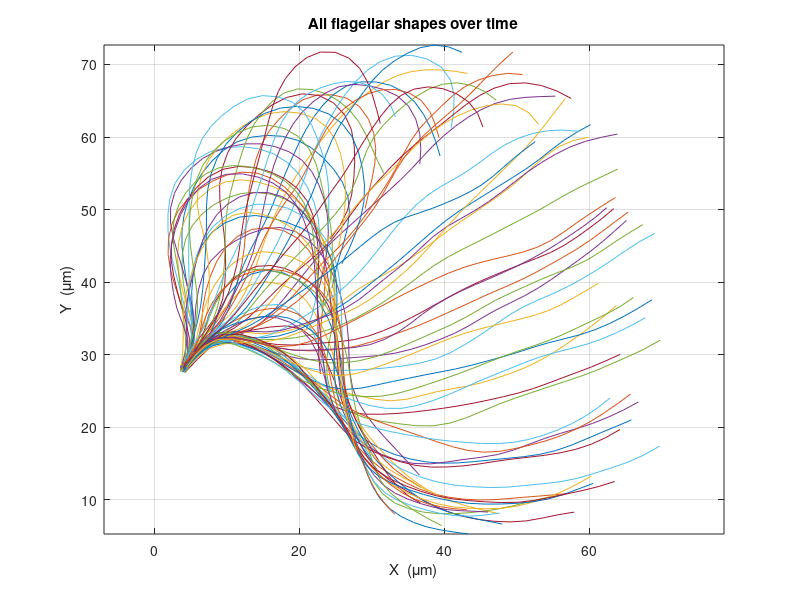
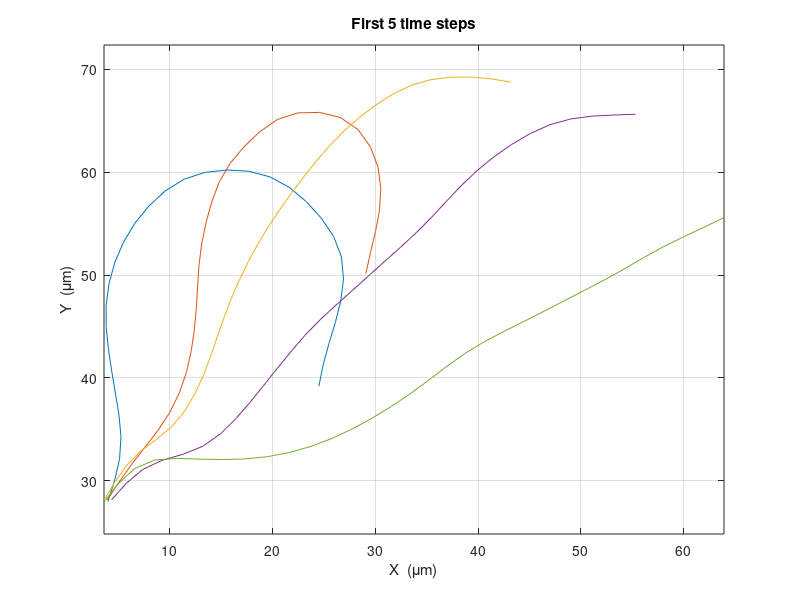
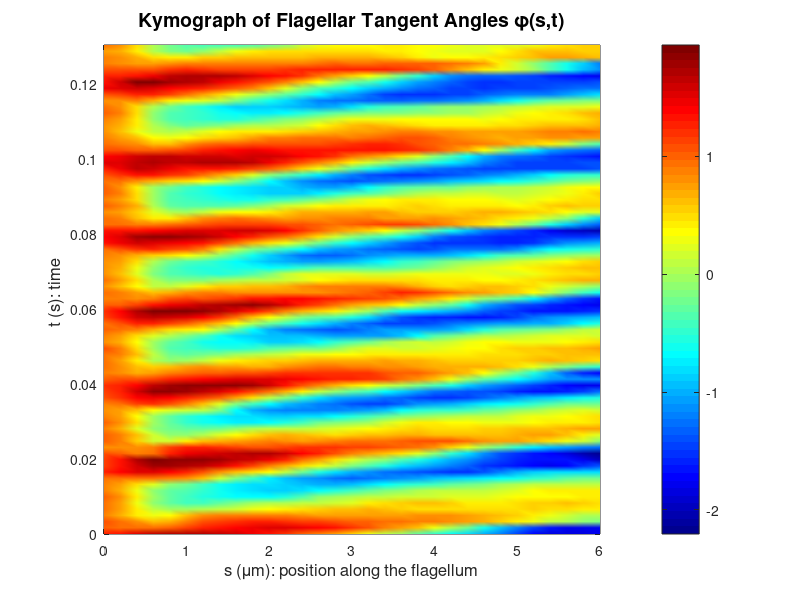
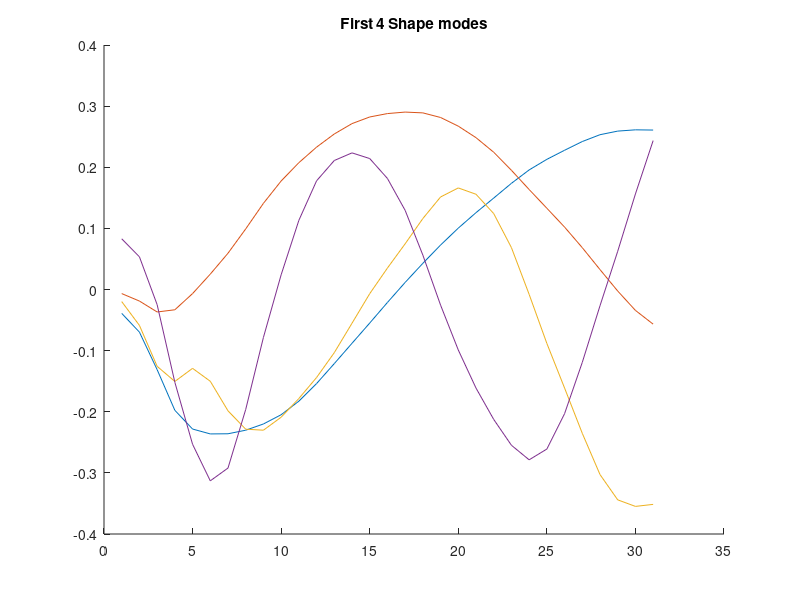

The MATLAB source for these figures, in order:
%% Part 1

clear; clc; close all;
load('fluidE.mat');

% m = Number of points along the flagellum you tracked.
% n = number of frames(time steps) recorded
[m,n] = size(XX);

disp('Data:');
disp(['Number of spatial points: ', num2str(m)]);
disp(['Number of time points: ', num2str(n)]);
disp(['Space scale (\mum): ', num2str(space_scale)]);
disp(['Time scale (seconds): ', num2str(time_scale)]);

%All time steps.
figure; clf;
for i = 1:n
    plot(XX(:,i), YY(:,i));
    hold on;
end
hold off;
axis equal;
grid on;
xlabel('X  (\mum)');
ylabel('Y  (\mum)');
title('All flagellar shapes over time');

% Plot first few time steps
figure; clf;
for i = 1:5
    plot(XX(:,i), YY(:,i));
    hold on;
end
hold off;
axis equal;  % Make sure  x and y scales match, So that flagellar curvature isn't distored.
grid on;
xlabel('X  (\mum)');
ylabel('Y  (\mum)');
title('First 5 time steps');

%% Part 2

phi = zeros(m-1, n); 
for i = 1:80 
    dx = diff(XX(:,i));  % [x2-x1, ..., x32-x31] at time i
    dy = diff(YY(:,i));
    phi(:,i) = atan2(dy, dx);  % Store column i
end

%unwrap angles.
phi_unwrapped = zeros(size(phi)); 
for i = 1:80
    phi_unwrapped(:,i) = unwrap(phi(:,i));
end


delta_s = space_scale; % Distance between two adjacent points
delta_t = time_scale;  % Time between frames

s = (0:size(phi_unwrapped,1)-1)' * delta_s; % Position where phi is defined
t = (0:n-1)' * delta_t; % When phi is calculated                   

figure; clf;
pcolor(s, t, phi_unwrapped');
shading interp;
colormap(jet);
colorbar;
xlabel('s (\mum): position along the flagellum', 'FontSize', 12);
ylabel('t (s): time ', 'FontSize', 12);
title('Kymograph of Flagellar Tangent Angles \phi(s,t)', 'FontSize', 14);
axis tight;
grid off;

%% Part 3:
phi_mean = mean(phi_unwrapped, 2);
demean_phi = phi_unwrapped - phi_mean;
[U,S,V] = svd(demean_phi, 'econ');

figure; clf; hold on;
for k = 1:4
    plot(U(:,k))
end
title('First 4 Shape modes');
hold off;

figure; clf; hold on;
for k = 1:4
    plot(V(:,k))
end
title('First 4 Temporal Modes');
hold off;

s = diag(S);
figure;
plot(cumsum(s.^2)./sum(s.^2), 'bo', 'MarkerFaceColor','b','MarkerSize',6)
xlabel("kth Singular Value");  
ylabel("% Information Retained"); 
title("Strength of Singular Values")

%% Part 4: 

V_1 = S(1,1) * V(:,1);
V_2 = S(2,2) * V(:,2);
figure;
plot(V_1, V_2, '.','MarkerFacecolor','r','Markersize', 10);
hold on;
hold off;
xlabel('V_1');
ylabel('V_2 ');
title('V_1 vs V_2');
axis equal;
grid on;
hold on;

theta = unwrap(atan2(V_2, V_1));
LstSqr_1 = [cos(theta) sin(theta)];
Soln = (LstSqr_1' * LstSqr_1)\ (LstSqr_1' * V_1);
A_1 = Soln(1,1);
B_1 = Soln(2,1);
LstSqr_2 = [cos(theta) sin(theta)];
Soln_2 = (LstSqr_2' * LstSqr_2) \ (LstSqr_2' * V_2);
A_2 = Soln_2(1,1);
B_2 = Soln_2(2,1);
V_1_fit = A_1 * cos(theta) + B_1 * sin(theta);
V_2_fit = A_2 * cos(theta) + B_2 * sin(theta);
plot(V_1_fit, V_2_fit, 'g-', 'LineWidth', 2);
legend('Original Data','Least Squares Approximation')
hold off;


%% Part 5:
phi_recon = zeros(size(phi_unwrapped));
for i = 1:size(phi_unwrapped, 2)
    phi_recon(:,i) = phi_mean + V_1_fit(i) * U(:,1) + V_2_fit(i) * U(:,2);
end

X_recon = zeros(m, n);
Y_recon = zeros(m, n);
figure;
for i = 1:10
    % Original positions
    x_og = zeros(m, 1);
    y_og = zeros(m, 1);
    for j = 2:m
        x_og(j) = x_og(j-1) + space_scale * cos(phi_unwrapped(j-1, i));
        y_og(j) = y_og(j-1) + space_scale * sin(phi_unwrapped(j-1, i));
    end
    
    % Reconstructed positions
    x_recon = zeros(m, 1);
    y_recon = zeros(m, 1);
    for j = 2:m
        x_recon(j) = x_recon(j-1) + space_scale * cos(phi_recon(j-1, i));
        y_recon(j) = y_recon(j-1) + space_scale * sin(phi_recon(j-1, i));
    end
    
    plot(x_og, y_og, 'b-');
    hold on;
    plot(x_recon, y_recon, 'r--');
end
hold off;
xlabel('X');
ylabel('Y');
title('Original vs Reconstructed Shapes');
legend('Original', 'Reconstructed');
axis equal;
grid on;
